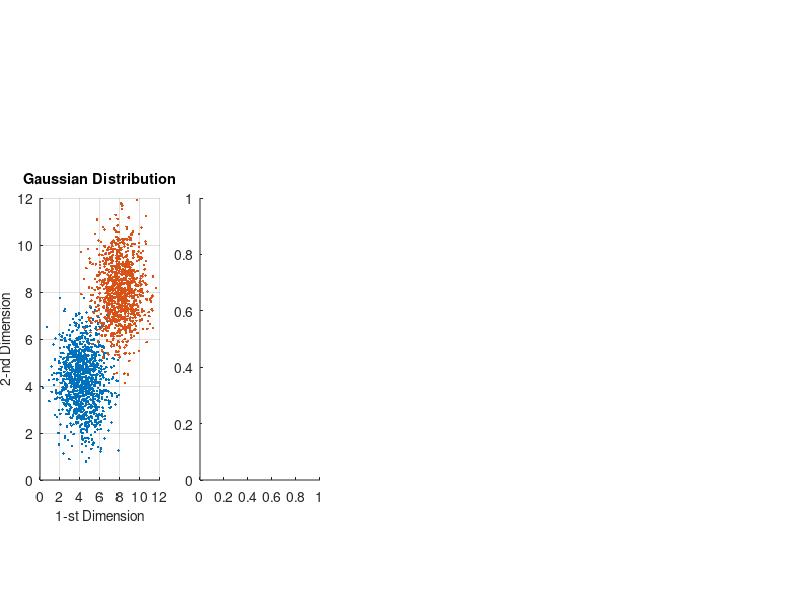

The MATLAB source for this figure: (Note: this script raises an error after producing the figure.)
clear
clc

%%
figure(1)
set(gcf,'Position',[300 500 1300 350]);
color_list = {'#0072BD', '#D95319', '#EDB120', '#77AC30', '#A2142F'};

% first gaussian distribution
subplot1 = subplot('position', [0.05, 0.2, 0.15, 0.47]);
% set(gca, 'FontSize', 20);

n=1000; 
mu=[4.25 4.25]; 
Sigma=[1.5,0;0,1.5]; 
r1=mvnrnd(mu,Sigma,n);
scatter(r1(:,1),r1(:,2), '.');
hold on

% second gaussian distribution
n=1000; 
mu=[8 8]; 
Sigma=[1.5,0;0,1.5]; 
r2=mvnrnd(mu,Sigma,n);
scatter(r2(:,1),r2(:,2), '.');
hold on

xlim([0 12]);
ylim([0 12]);
% set(gca,'ytick',[0:500:2000],'yticklabel',[0:5:20]);
ylabel('2-nd Dimension', 'Fontsize', 10);
xlabel('1-st Dimension', 'Fontsize', 10);
title('Gaussian Distribution', 'Fontsize', 10.5);
% axis square
grid on

for iter = 1:10000
    % get ind to compute
    num_a = 100;
    ind1 = randperm(n);
    ind1 = ind1(1:num_a);
    
    ind2 = randperm(n);
    ind2 = ind2(1:num_a);
    
    r1_a1 = r1(ind1,:);
    r2_a1 = r2(ind1,:);
    
    r1_a2 = r1(ind2,:);
    r2_a2 = r2(ind2,:);
    
    % compute representation alignment
    rep_alignment(1,iter) = trace(r1_a1*r1_a2')/sqrt(trace(r1_a1*r1_a1')*trace(r1_a2*r1_a2'));
    rep_alignment(2,iter) = trace(r2_a1*r2_a2')/sqrt(trace(r2_a1*r2_a1')*trace(r2_a2*r2_a2'));
    rep_alignment(3,iter) = trace(r1_a1*r2_a1')/sqrt(trace(r1_a1*r1_a1')*trace(r2_a1*r2_a1'));
    
    % compute vector alignment
    tmp1 = diag(r1_a1*r1_a2')./sqrt(diag(r1_a1*r1_a1').*diag(r1_a2*r1_a2'));
    tmp2 = diag(r2_a1*r2_a2')./sqrt(diag(r2_a1*r2_a1').*diag(r2_a2*r2_a2'));
    tmp3 = diag(r1_a1*r2_a1')./sqrt(diag(r1_a1*r1_a1').*diag(r2_a1*r2_a1'));
    vec_alignment(1,iter) = mean(tmp1);
    vec_alignment(2,iter) = mean(tmp2);
    vec_alignment(3,iter) = mean(tmp3);
    
end

subplot2 = subplot('position', [0.25, 0.2, 0.15, 0.47]);
% set(gca, 'FontSize', 10);

n_bin = 100;
minmin = min(min(rep_alignment));
maxmax = max(max(rep_alignment));
edges = (minmin:(maxmax-minmin)/n_bin:maxmax);
h1_rep = histogram(rep_alignment(1,:), edges); hold on
h2_rep = histogram(rep_alignment(2,:), edges); hold on
h3_rep = histogram(rep_alignment(3,:), edges); hold on
ylim([0 1500]);
set(gca,'ytick',[0:500:2000],'yticklabel',[0:5:20]);
ylabel('Percentage (%)', 'Fontsize', 10);
xlabel('Quantity', 'Fontsize', 10);
title('Representation Alignment', 'Fontsize', 10.5);
legend('Distribution 1', 'Distribution 2', 'Cross Distribution'); 
grid on

subplot3 = subplot('position', [0.45, 0.2, 0.15, 0.47]);
% set(gca, 'FontSize', 10);

n_bin = 100;
minmin = min(min(vec_alignment));
maxmax = max(max(vec_alignment));
edges = (minmin:(maxmax-minmin)/n_bin:maxmax);
h1_vec = histogram(vec_alignment(1,:), edges); hold on
h2_vec = histogram(vec_alignment(2,:), edges); hold on
h3_vec = histogram(vec_alignment(3,:), edges); hold on
ylim([0 1500]);
set(gca,'ytick',[0:500:2000],'yticklabel',[0:5:20]);
ylabel('Percentage (%)', 'Fontsize', 10);
xlabel('Quantity', 'Fontsize', 10);
title(' Average of Vector Inner-product', 'Fontsize', 10.5);
legend('Distribution 1', 'Distribution 2', 'Cross Distribution'); 
grid on




%%

% xs = [0:0.1:5];
% 
% for is = 1:length(xs)
% 
%     fprintf('\niter: %d', is);
%     
% x = xs(is);
%     
% % figure(1)
% % first gaussian distribution
% n=1000; 
% mu=[5 5]; 
% Sigma=[1,0;0,1]; 
% r1=mvnrnd(mu,Sigma,n);
% % scatter(r1(:,1),r1(:,2));
% % hold on
% 
% % second gaussian distribution
% n=1000; 
% mu=[10-x 10-x]; 
% Sigma=[1,0;0,1]; 
% r2=mvnrnd(mu,Sigma,n);
% % scatter(r2(:,1),r2(:,2));
% % hold on
% 
% for iter = 1:10000
%     % get ind to compute
%     num_a = 100;
%     ind1 = randperm(n);
%     ind1 = ind1(1:num_a);
%     
%     ind2 = randperm(n);
%     ind2 = ind2(1:num_a);
%     
%     r1_a1 = r1(ind1,:);
%     r2_a1 = r2(ind1,:);
%     
%     r1_a2 = r1(ind2,:);
%     r2_a2 = r2(ind2,:);
%     
%     % compute representation alignment
%     rep_alignment(1,iter) = trace(r1_a1*r2_a1')/sqrt(trace(r1_a1*r1_a1')*trace(r2_a1*r2_a1'));
%     rep_alignment(2,iter) = trace(r1_a1*r1_a2')/sqrt(trace(r1_a1*r1_a1')*trace(r1_a2*r1_a2'));
%     rep_alignment(3,iter) = trace(r2_a1*r2_a2')/sqrt(trace(r2_a1*r2_a1')*trace(r2_a2*r2_a2'));
%     
%     % compute vector alignment
%     tmp1 = diag(r1_a1*r2_a1')./sqrt(diag(r1_a1*r1_a1').*diag(r2_a1*r2_a1'));
%     tmp2 = diag(r1_a1*r1_a2')./sqrt(diag(r1_a1*r1_a1').*diag(r1_a2*r1_a2'));
%     tmp3 = diag(r2_a1*r2_a2')./sqrt(diag(r2_a1*r2_a1').*diag(r2_a2*r2_a2'));
%     vec_alignment(1,iter) = mean(tmp1);
%     vec_alignment(2,iter) = mean(tmp2);
%     vec_alignment(3,iter) = mean(tmp3);
%     
% end
% 
% 
% % hist
% n_bin = 100;
% minmin = min(min(rep_alignment));
% maxmax = max(max(rep_alignment));
% edges = (minmin:(maxmax-minmin)/n_bin:maxmax);
% % edges = (0.9994:0.000005:0.9999) - 0.0000025;
% h1_rep = hist(rep_alignment(1,:), edges);
% h2_rep = hist(rep_alignment(2,:), edges);
% h3_rep = hist(rep_alignment(3,:), edges);
% 
% n_bin = 100;
% minmin = min(min(vec_alignment));
% maxmax = max(max(vec_alignment));
% edges = (minmin:(maxmax-minmin)/n_bin:maxmax);
% % edges = (0.99965:0.000003:0.99995) - 0.0000015;
% h1_vec = hist(vec_alignment(1,:), edges);
% h2_vec = hist(vec_alignment(2,:), edges);
% h3_vec = hist(vec_alignment(3,:), edges);
% 
% overlap12_rep(is) = sum(min([h1_rep; h2_rep]));
% overlap13_rep(is) = sum(min([h1_rep; h3_rep]));
% overlap23_rep(is) = sum(min([h2_rep; h3_rep]));
% 
% overlap12_vec(is) = sum(min([h1_vec; h2_vec]));
% overlap13_vec(is) = sum(min([h1_vec; h3_vec]));
% overlap23_vec(is) = sum(min([h2_vec; h3_vec]));
% 
% end
% 
% figure(5)
% plot(xs, overlap13_rep); hold on
% plot(xs, overlap13_vec); hold on
% legend('rep', 'vec');

